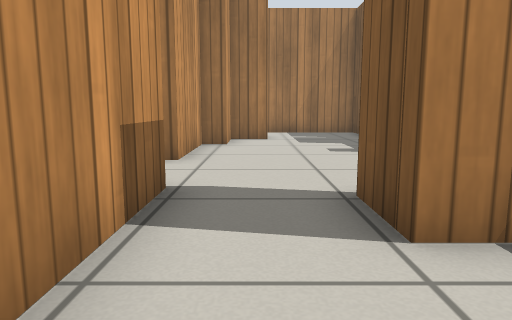
view 1 (above)

24 first-person views from a walk through a world built for the Gazebo simulator. The camera is 0.5 m above the floor, tilts 8° down and sees 70° across. Floor lines are 1 m apart. The floor is counted in squares, 0.5 m on a side. Each view is taken from the middle of a square. On the plan, view 1 faces up. The plan holds only what a view shows up to about 13 squares ahead; the rest is blank. Gazebo's built-in surfaces are drawn with simple patterns.

view 2
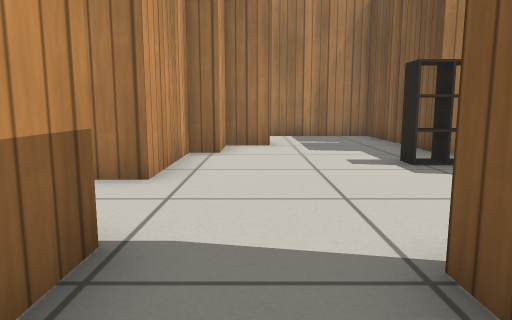

view 3
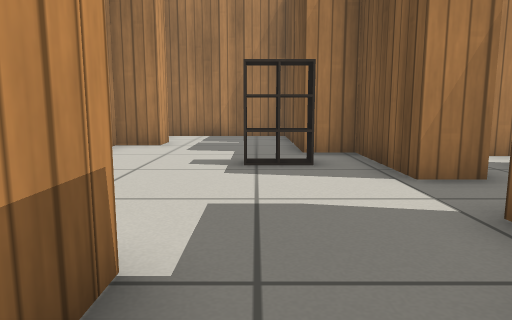

view 4
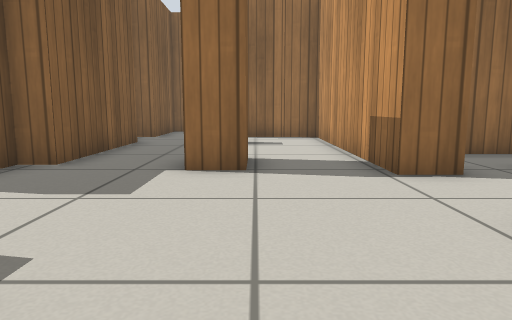

view 5
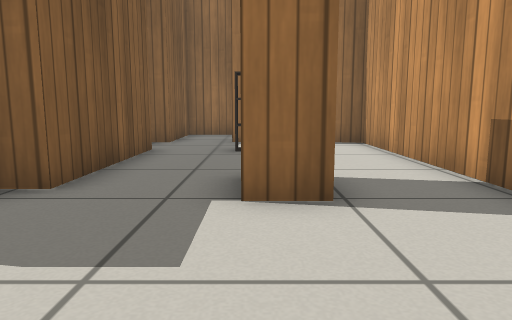

view 6
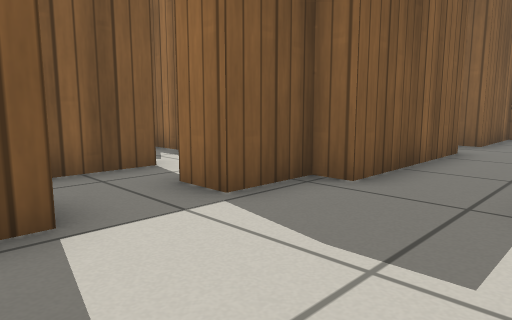

view 7
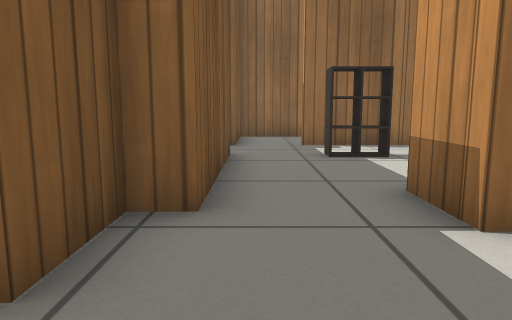

view 8
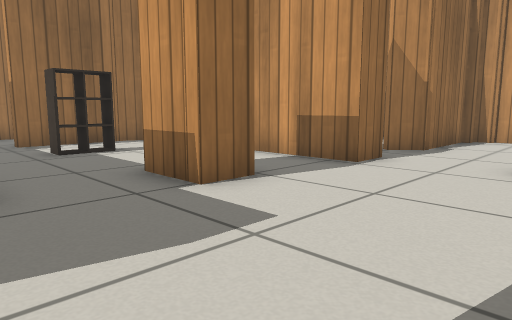

view 9
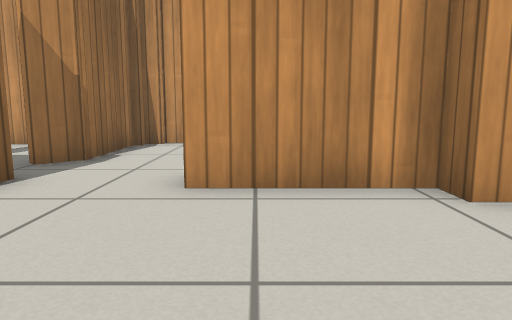

view 10
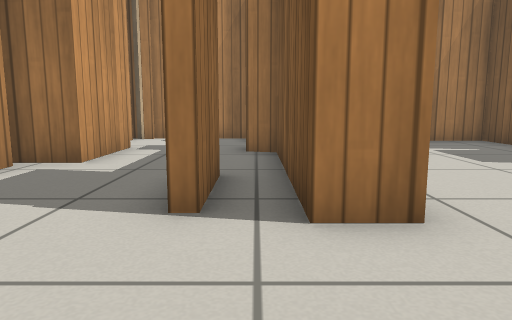

view 11
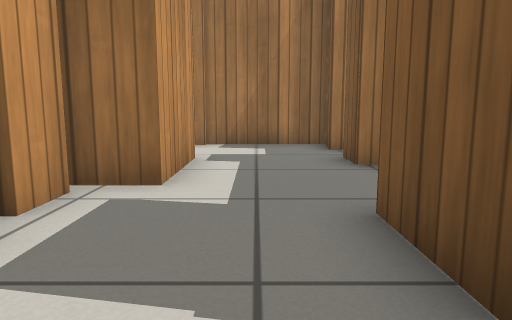

view 12
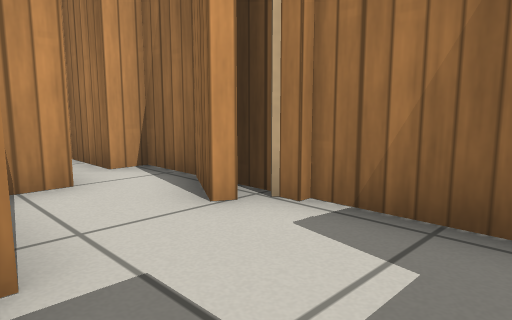

view 13
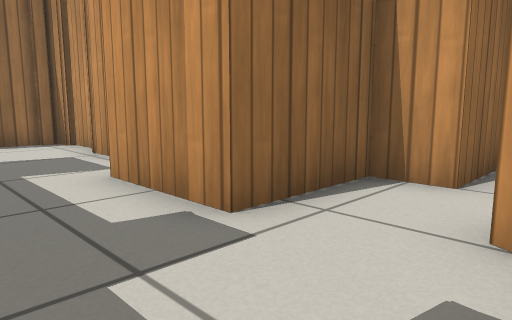

view 14
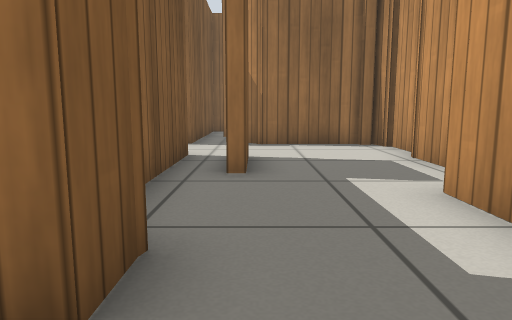

view 15
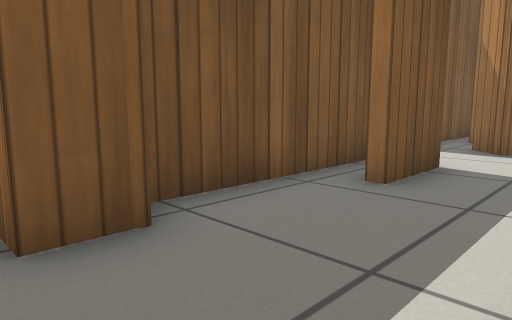

view 16
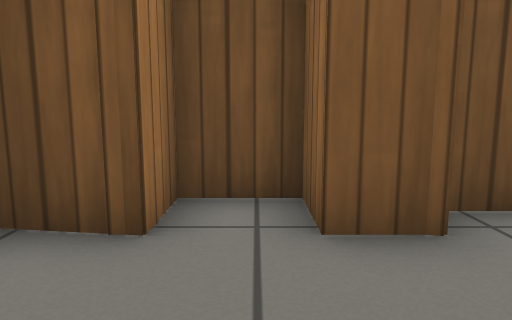

view 17
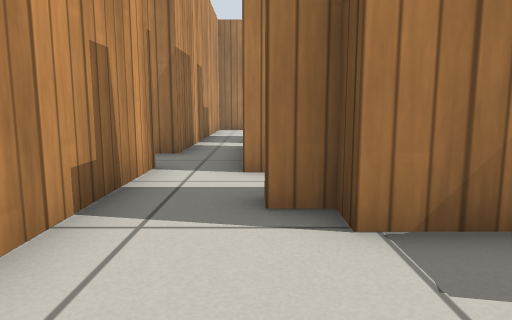

view 18
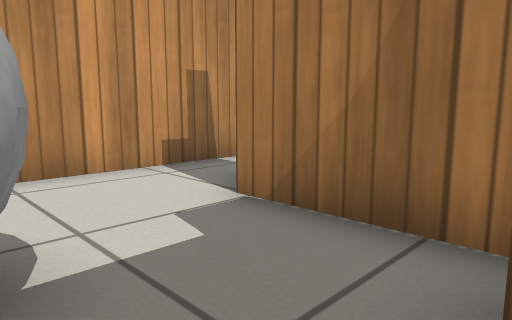

view 19
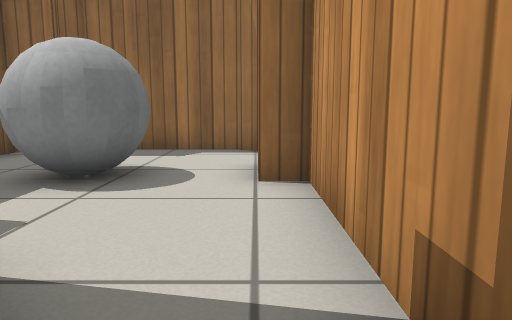

view 20
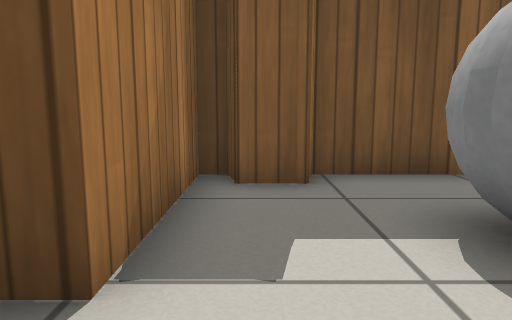

view 21
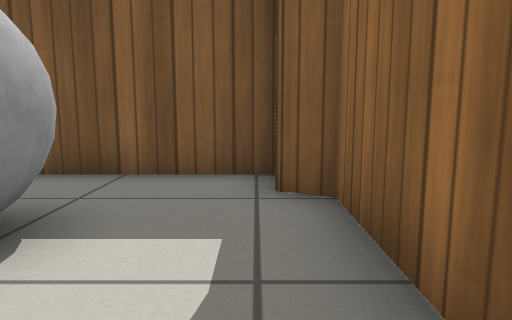

view 22
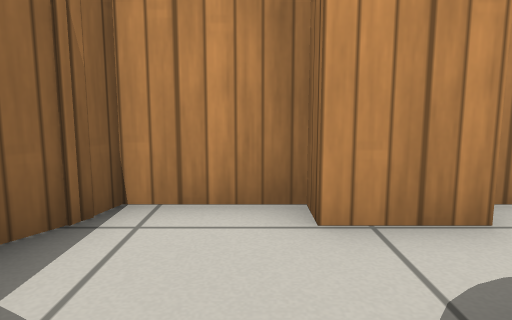

view 23
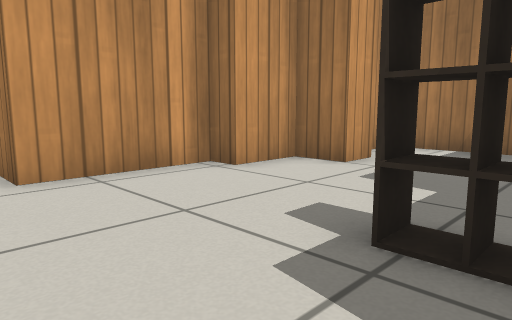

view 24
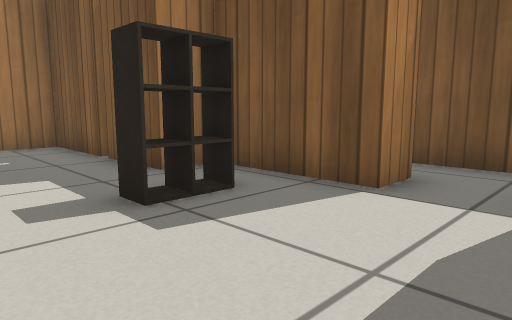

### Floor plan
Key: @ floor where view 1 was taken; # wall or solid block; x gap in a wall; . floor; = window, fence, low wall or low ledge; B grey ball.
Columns run from 12 left of view 1 to 13 right of it. Each row starts with its distance up from view 1.
 17      #####
 16 ######...# ######
 15  ........###....#
 14  ###......##....#
 13    ####..####...#
 12      ##...###...###.
 11     ###...##....###.
 10     ##....#.......#.#
  9     #...#.#....==.#..
  8     #...#.#.......#.#
  7     #...............#
  6     #...............#
  5     #####.........#.#
  4         #.##.##...#...
  3        ...##.##..##..###
  2      #.##x##.....##..#####
  1      #    ##.....##.....##
  0           ##@....##......#
 -1           ##.==..###.BB..#
 -2            #......##.BB..#
 -3            ####..##......#
 -4                ..##.....##
 -5               ...########
 -6               ####

Where each view was taken, in squares from view 1:
view 1: 0 up, 0 right, facing up
view 2: 2 up, 0 right, facing up
view 3: 2 up, 3 right, facing up
view 4: 10 up, 1 right, facing down
view 5: 8 up, 2 right, facing down
view 6: 8 up, 2 right, facing down-right
view 7: 7 up, 4 right, facing down
view 8: 8 up, 5 right, facing down-left
view 9: 8 up, 3 right, facing left
view 10: 4 up, 3 left, facing up
view 11: 6 up, 5 left, facing up
view 12: 13 up, 4 left, facing up-left
view 13: 16 up, 4 left, facing down-left
view 14: 15 up, 4 left, facing down
view 15: 14 up, 6 left, facing down-right
view 16: 14 up, 6 left, facing right
view 17: 1 down, 8 right, facing up
view 18: 1 down, 12 right, facing up-left
view 19: 4 up, 7 right, facing down
view 20: 1 up, 7 right, facing right
view 21: 4 down, 7 right, facing right
view 22: 3 down, 10 right, facing left
view 23: 6 up, 4 right, facing up-left
view 24: 5 up, 1 right, facing up-right
